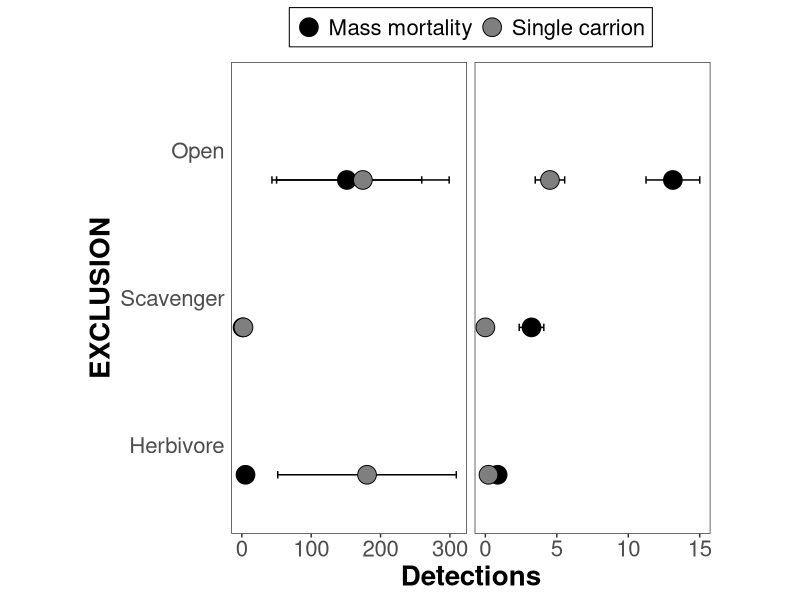

Recreate this plot in R. (Note: this script raises an error after producing the figure.)
## --------------- HEADER ------------------------------------------------------
## Script name: 4_Cam-traps-figure.R
## Author: David S. Mason, UF D.E.E.R. Lab
## Department: Wildlife Ecology and Conservation
## Affiliation: University of Florida
## Date Created: 2021-11-23
## Date Last Modified: 2025-08-13
## Copyright (c) David S. Mason, 2025
## Contact: masond@ufl.edu, @EcoGraffito
## Purpose of script: This script will produce a figure for the camera trap data

## --------------- SET—UP WORKSPACE --------------------------------------------

library(tidyverse)
rm(list = ls())

decomp.means <- read.csv("Analysis/Animals/Decomp-means.csv")
herb.means <- read.csv("Analysis/Animals/Herb-means.csv")

## --------------- MANIPULATE THE DATA -----------------------------------------

decomp.means$FUNCTIONAL <- "Scavengers"
herb.means$FUNCTIONAL <- "Herbivores"

means <- rbind(decomp.means, herb.means)
rm(decomp.means, herb.means)

means$Biomass <- NA

for (i in 1:nrow(means)) {
  if (means$Treatment[i] %in% c("CO", "CS", "CH")) {
    means$Biomass[i] <- "Single carcass"
  } else {
    means$Biomass[i] <- "MMME"
  }
}

means$EXCLUSION <- NA

for (i in 1:nrow(means)) {
  if (means$Treatment[i] %in% c("CO", "MO")) {
    means$EXCLUSION[i] <- "Open"
  }
  if (means$Treatment[i] %in% c("CS", "MS")) {
    means$EXCLUSION[i] <- "Scavenger"
  }
  if (means$Treatment[i] %in% c("CH", "MH")) {
    means$EXCLUSION[i] <- "Herbivore"
  }
}

means$Nudge <- NA

for (i in 1:nrow(means)) {
  if (means$Biomass[i] == "MME") {
    means$Nudge[i] <- 0.2
  } else {
    means$Nudge[i] <- -0.2
  }
}

means$EXCLUSION <- factor(means$EXCLUSION,
  levels = c("Herbivore", "Scavenger", "Open")
)

means$Biomass <- factor(means$Biomass,
  levels = c("MME", "Single carcass")
)

means$FUNCTIONAL <- factor(means$FUNCTIONAL,
  levels = c(
    "Scavengers",
    "Herbivores"
  )
)

## --------------- CREATE A FIGURE ---------------------------------------------

p <- ggplot(means, aes(x = Mean, y = EXCLUSION)) +
  geom_errorbar(aes(xmin = Mean - se, xmax = Mean + se),
    size = 0.5, width = 0.05, position = position_nudge(0, means$Nudge)
  ) +
  geom_point(aes(fill = Biomass),
    color = "black",
    pch = 21, size = 6, position = position_nudge(0, means$Nudge)
  ) +
  scale_fill_manual(
    values = c("black", "white"),
    labels = c("Mass mortality", "Single carrion")
  ) +
  theme_bw() +
  theme(
    panel.grid.major.x = element_blank(),
    panel.grid.minor.x = element_blank(),
    text = element_text(size = 20),
    axis.title = element_text(face = "bold"),
    legend.position = "top",
    legend.title = element_blank(),
    aspect.ratio = 2,
    strip.background = element_blank(),
    strip.text.x = element_blank()
  ) +
  theme(axis.ticks.y = element_blank()) +
  xlab("Detections") +
  ylab("EXCLUSION") +
  facet_wrap(~FUNCTIONAL, scales = "free_x")


p <- p + theme(
  panel.background = element_rect(
    fill = "transparent",
    colour = NA_character_
  ), # necessary to avoid drawing panel outline
  panel.grid.major = element_blank(), # get rid of major grid
  panel.grid.minor = element_blank(), # get rid of minor grid
  plot.background = element_rect(
    fill = "transparent",
    colour = NA_character_
  ), # necessary to avoid drawing plot outline
  legend.background = element_rect(fill = "transparent"),
  legend.box.background = element_rect(fill = "transparent"),
  legend.key = element_rect(fill = "transparent")
)

ggsave(
  plot = p,
  filename = "Figures/Animals/FUNCTIONAL-detections.png",
  bg = "transparent",
  width = 8,
  height = 13,
  units = "in"
)

